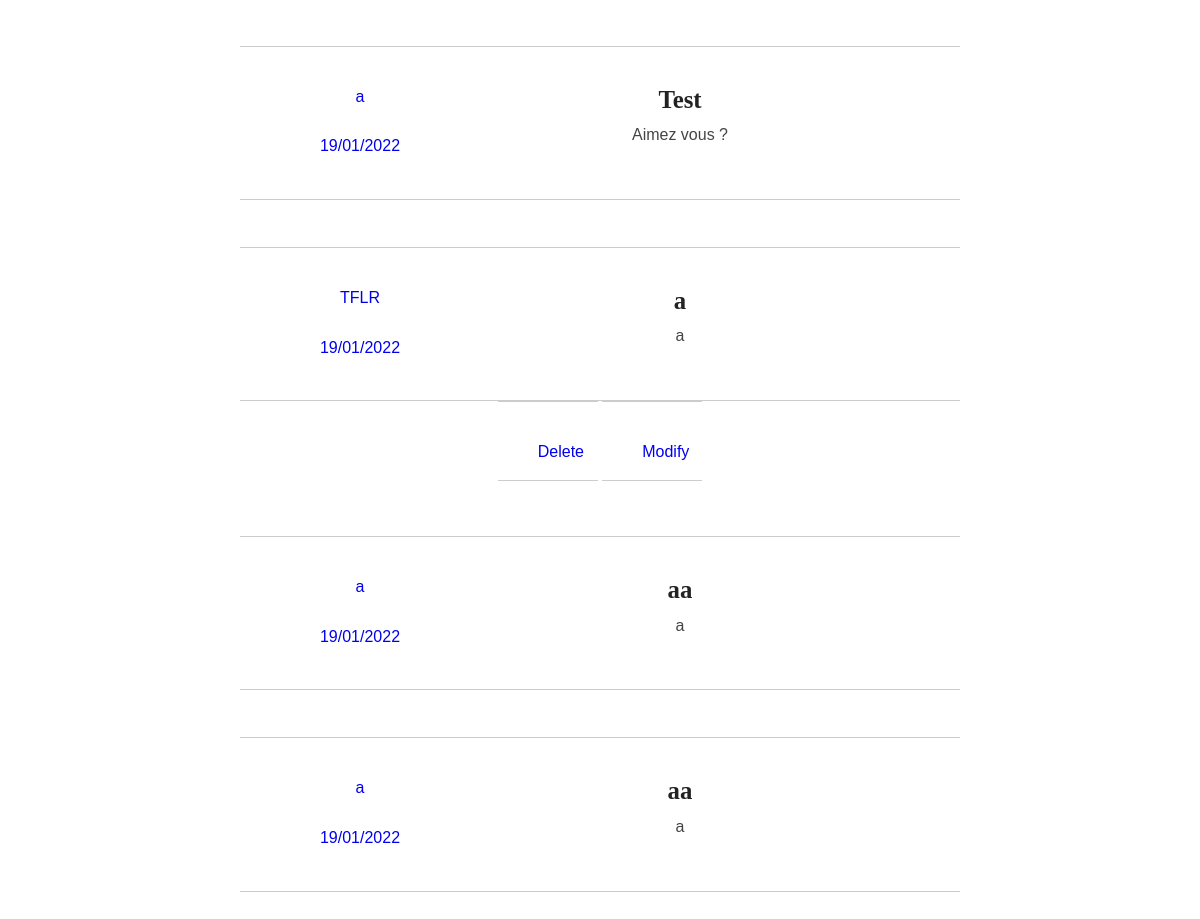
/ (signed in, lower part), run on an earlier commit of the app's database.
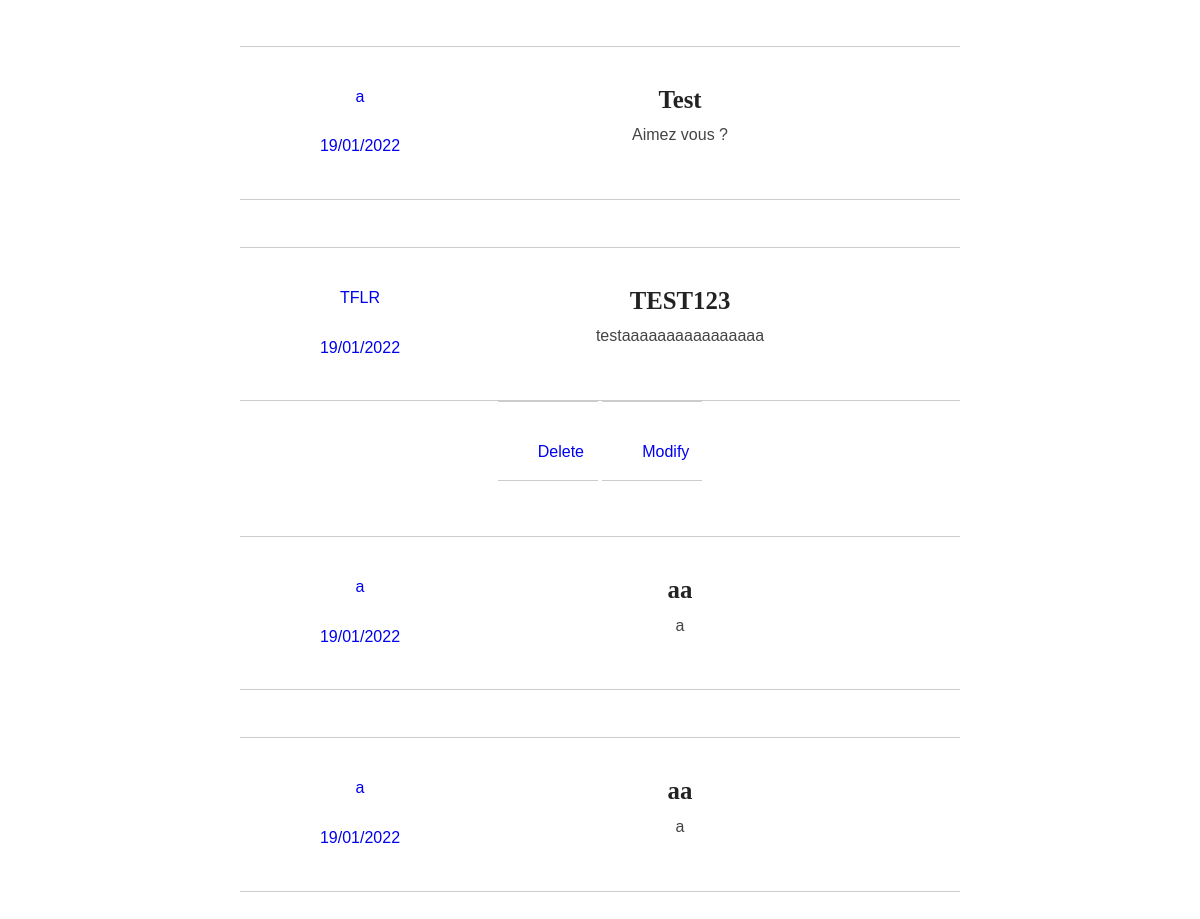
And on a later commit of the database.
### tables this page shows
CREATE TABLE `articles` (
  `id` int(11) NOT NULL,
  `title` text NOT NULL,
  `description` text NOT NULL,
  `content` text NOT NULL,
  `date` text NOT NULL,
  `author_id` int(11) NOT NULL,
  `author_username` varchar(255) NOT NULL
);

### actions/articles/showAllArticlesAction.php (called while the page is built, shortened)
<?php
require('actions/database.php');
$getAllAuthorArticles = $bdd->query('SELECT * FROM articles ORDER BY id DESC');

### index.php (the view, shortened to what this page needs)
<?php
    require('actions/articles/allAuthorPosts.php');
    require('actions/articles/showAllArticlesAction.php');
?>
<!DOCTYPE html>
<html lang="en">
<head>
    <link rel="stylesheet" href="./assets/navbar.css">
    <link rel="stylesheet" href="./assets/card.css">
</head>
<?php include 'includes/head.php'; ?>
<body>
<?php
        while($articles = $getAllAuthorArticles->fetch()){
            ?>
  <section id="postIndex" class="widthWrapper">
    <article>
    <div class="container">
      <a href="view.php?id=<?= $articles['id']; ?>">
        <h2><?=$articles['title'];?></h2>
        <p><?=$articles['description'];?></p>
        <span class="subtle"><?=$articles['author_username'];?></span>
        <br> </br>
        <span class="subtle"><?=$articles['date'];?></span>
        <?php
      if(($_SESSION['id'] == $articles['author_id']) OR $_SESSION['admin'] == 2){
        ?>
        <a href="actions/articles/deletePostAction.php?id=<?= $articles['id']; ?>" class = "button">Delete</a>
        <a href="editposts.php?id=<?= $articles['id']; ?>" class = "button">Modify</a>
        <?php
    }
    ?>
      </a>
      </div>
    </article>
  </section>
            <?php
        }
    ?>
</body>
</html>

What changed in the data, as far as the page shows it:
changed articles "TFLR": title "a" → "TEST123"; description "a" → "testaaaaaaaaaaaaaaaa"
